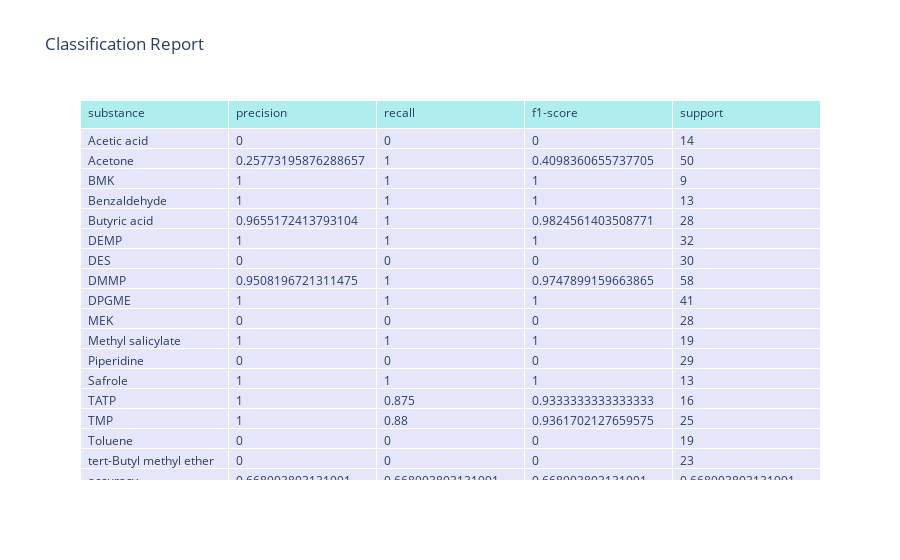
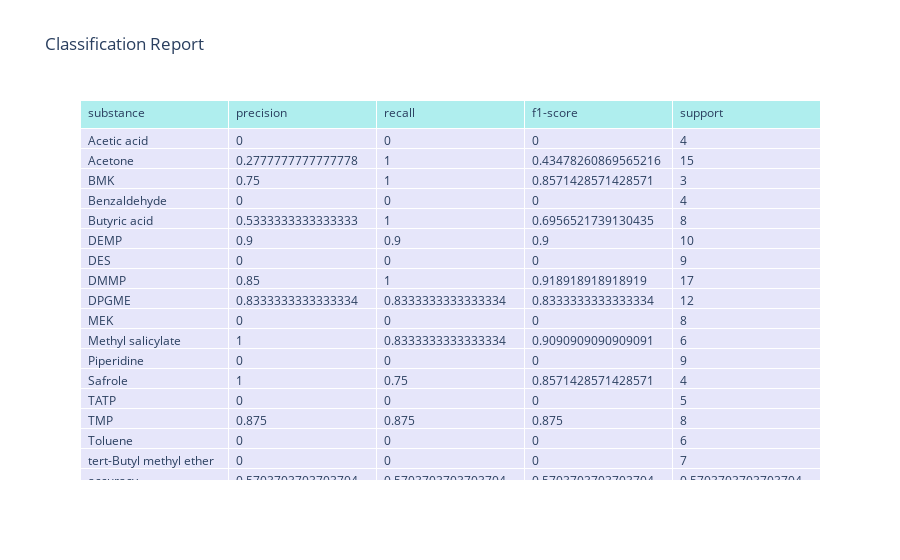

Notebook code for these charts, in order:
### Markdown cell above
## Second step: SVM 

- the `SVM` class provides Support Vector Machine Analysis tools
- the `SVMSettings` helper class holds the settings for the `SVM` class

### Code cell
from chemfusekit.svm import SVMSettings, SVM, GraphMode

# Initialize the settings for Principal Component Analysis
svm_settings = SVMSettings(
    kernel='poly',    # Kernel type
    output=GraphMode.GRAPHIC,   # graphs will be printed as pictures
    test_split=True # Split testing will be carried out
)

# Initialize and run the SVM class
svm = SVM(settings=svm_settings, data=lldf.fused_data)
svm.svm()

### Figure 1 — Plotly figure (JSON) as saved in the notebook; plotly's stock layout.template omitted (floating-point values rounded to 4 significant figures)
{"data": [{"cells": {"align": "left", "fill": {"color": "lavender"}, "values": [["Acetic acid", "Acetone", "BMK", "Benzaldehyde ", "Butyric acid", "DEMP", "DES", "DMMP", "DPGME", "MEK", "Methyl salicylate", "Piperidine", "Safrole", "TATP", "TMP", "Toluene", "tert-Butyl methyl ether", "accuracy", "macro avg", "weighted avg"], [0, 0.2577, 1, 1, 0.9655, 1, 0, 0.9508, 1, 0, 1, 0, 1, 1, 1, 0, 0, 0.6689, 0.5985, 0.5885], [0, 1, 1, 1, 1, 1, 0, 1, 1, 0, 1, 0, 1, 0.875, 0.88, 0, 0, 0.6689, 0.6326, 0.6689], [0, 0.4098, 1, 1, 0.9825, 1, 0, 0.9748, 1, 0, 1, 0, 1, 0.9333, 0.9362, 0, 0, 0.6689, 0.6022, 0.6037], [14, 50, 9, 13, 28, 32, 30, 58, 41, 28, 19, 29, 13, 16, 25, 19, 23, 0.6689, 447, 447]]}, "header": {"align": "left", "fill": {"color": "paleturquoise"}, "values": ["substance", "precision", "recall", "f1-score", "support"]}, "type": "table"}], "layout": {"title": {"text": "Classification Report"}}}

### Figure 2 — Plotly figure (JSON) as saved in the notebook; plotly's stock layout.template omitted (floating-point values rounded to 4 significant figures)
{"data": [{"cells": {"align": "left", "fill": {"color": "lavender"}, "values": [["Acetic acid", "Acetone", "BMK", "Benzaldehyde ", "Butyric acid", "DEMP", "DES", "DMMP", "DPGME", "MEK", "Methyl salicylate", "Piperidine", "Safrole", "TATP", "TMP", "Toluene", "tert-Butyl methyl ether", "accuracy", "macro avg", "weighted avg"], [0, 0.2778, 0.75, 0, 0.5333, 0.9, 0, 0.85, 0.8333, 0, 1, 0, 1, 0, 0.875, 0, 0, 0.5704, 0.4129, 0.4528], [0, 1, 1, 0, 1, 0.9, 0, 1, 0.8333, 0, 0.8333, 0, 0.75, 0, 0.875, 0, 0, 0.5704, 0.4819, 0.5704], [0, 0.4348, 0.8571, 0, 0.6957, 0.9, 0, 0.9189, 0.8333, 0, 0.9091, 0, 0.8571, 0, 0.875, 0, 0, 0.5704, 0.4283, 0.4827], [4, 15, 3, 4, 8, 10, 9, 17, 12, 8, 6, 9, 4, 5, 8, 6, 7, 0.5704, 135, 135]]}, "header": {"align": "left", "fill": {"color": "paleturquoise"}, "values": ["substance", "precision", "recall", "f1-score", "support"]}, "type": "table"}], "layout": {"title": {"text": "Classification Report"}}}
